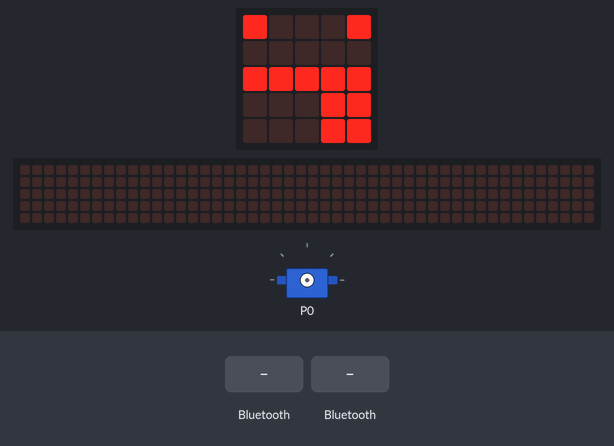
Bench run of a program on a simulated BBC micro:bit (MakeCode). Parts: the board's 5×5 LED display, a strip that is not on the board, showing the scrolling text unrolled, servo. The test bench sets the inputs (shaded band). The 48×5 strip is a reading aid, not a part: it shows the text the display is scrolling, unrolled, one strip-width of it at a time.

Above: at 1.8 s.
1.9 s: "Minion1" arrives over Bluetooth UART
At 1.97 s:
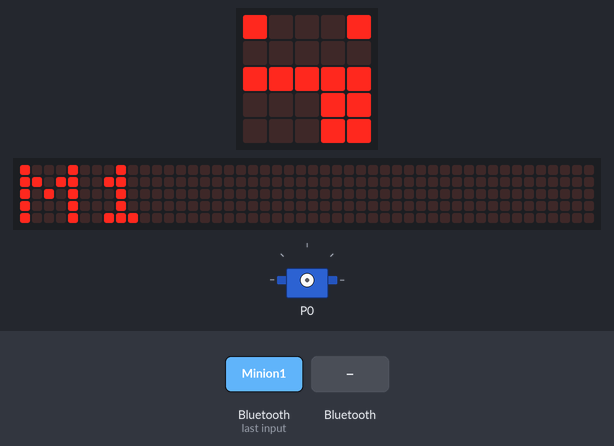
3.8 s: "Rojo" arrives over Bluetooth UART
At 5.7 s:
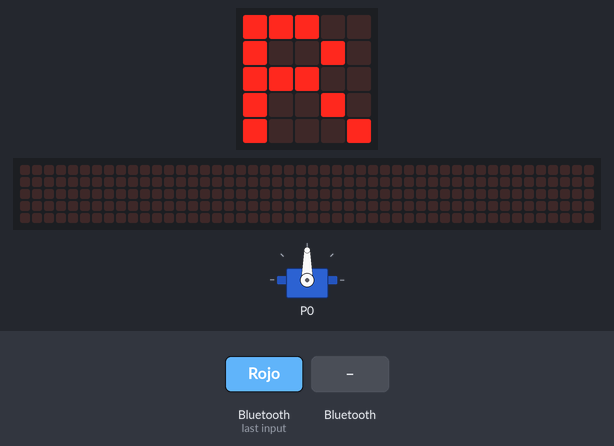
6.8 s: a phone connects over Bluetooth
At 7.4 s:
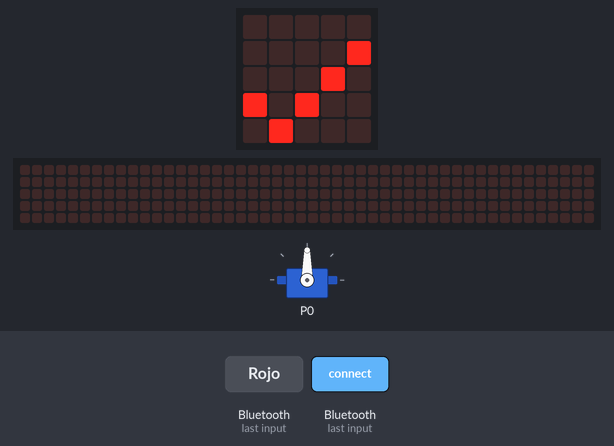
8.3 s: a phone disconnects over Bluetooth
At 8.6 s:
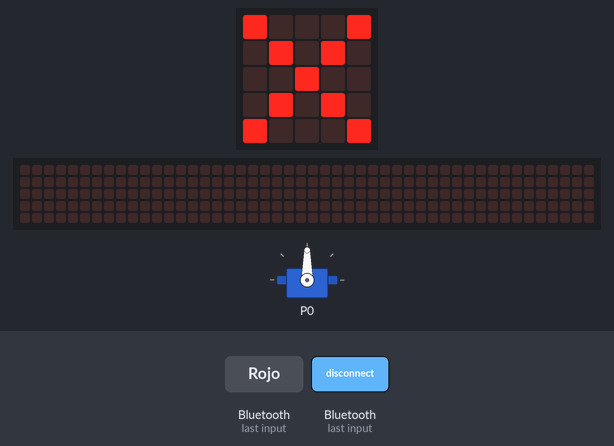
9.8 s: "Minion2" arrives over Bluetooth UART
At 9.87 s:
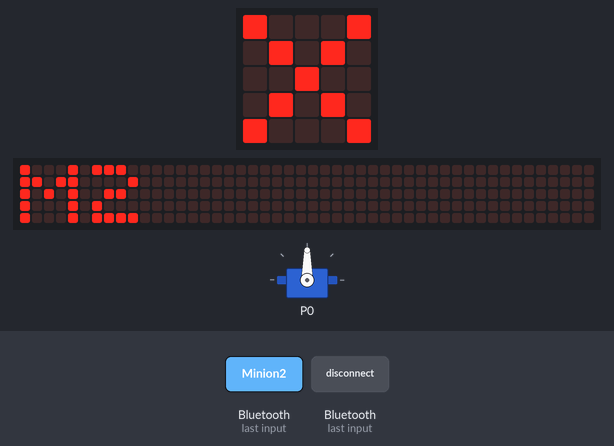
11.7 s: "Verde" arrives over Bluetooth UART
At 14.2 s:
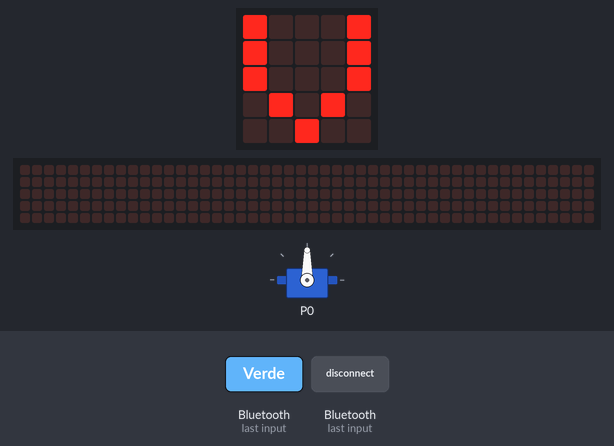
Timing chart, 0 to 15.7 s (numbered marks = the images above; inputs shaded):
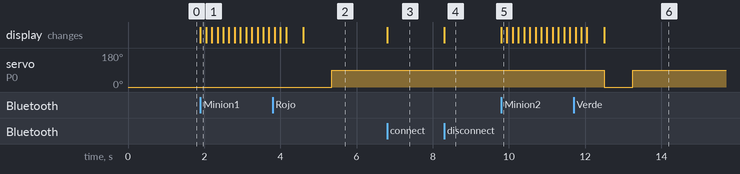

The program:

03_Ejemplo_microbit_servo_ML.py
```python
def on_bluetooth_connected():
    basic.show_icon(IconNames.YES)
bluetooth.on_bluetooth_connected(on_bluetooth_connected)

def on_bluetooth_disconnected():
    basic.show_icon(IconNames.NO)
bluetooth.on_bluetooth_disconnected(on_bluetooth_disconnected)

def on_uart_data_received():
    global receivedString
    receivedString = bluetooth.uart_read_until(serial.delimiters(Delimiters.NEW_LINE))
    if receivedString == "Rojo":
        basic.show_string("R")
        pins.servo_write_pin(AnalogPin.P0, 90)
    # Abrir
    if receivedString == "Verde":
        basic.show_string("V")
        pins.servo_write_pin(AnalogPin.P0, 90)
    # Abrir
    if receivedString == "Minion1":
        basic.show_string("M1")
        pins.servo_write_pin(AnalogPin.P0, 0)
    # Cerrar
    if receivedString == "Minion2":
        basic.show_string("M2")
        pins.servo_write_pin(AnalogPin.P0, 0)
    # Cerrar
    if receivedString == "Nulo":
        pins.servo_write_pin(AnalogPin.P0, 0)
        basic.clear_screen()
bluetooth.on_uart_data_received(serial.delimiters(Delimiters.NEW_LINE),
    on_uart_data_received)

receivedString = ""
bluetooth.start_uart_service()
basic.show_icon(IconNames.SILLY)
```

Measured:
- after the input at 1.9 s, the display: changes at once (image 1)
- after the input at 3.8 s, servo on P0: 0° → 90° after 1.6 s; the display: first differs from a run without the input after 0.80 s (image 2)
- after the input at 6.8 s, the display: changes at once (image 3)
- after the input at 8.3 s, the display: changes at once (image 4)
- after the input at 9.8 s, the display: changes at once (image 5)
- after the input at 11.7 s, the display: first differs from a run without the input after 0.80 s (image 6)
